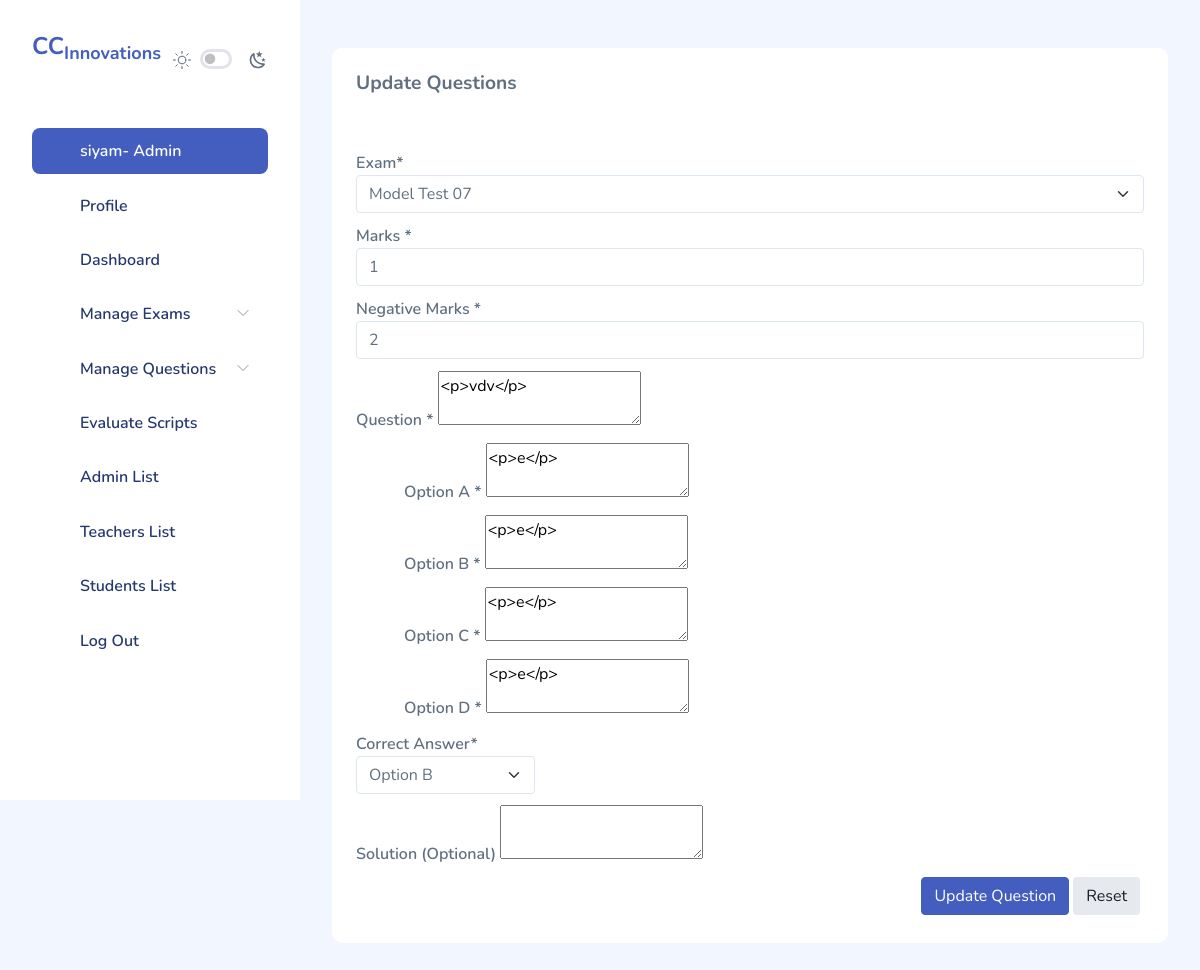
Page /Admin/add.php?Update-Questions=24 (signed in) on the committed database.
### tables this page shows
CREATE TABLE `exam` (
  `id` int(11) NOT NULL,
  `exam_name` varchar(255) DEFAULT NULL,
  `exam_id` varchar(255) DEFAULT NULL,
  `duration` varchar(255) DEFAULT NULL,
  `exam_start` varchar(255) DEFAULT NULL,
  `exam_start_time` varchar(255) DEFAULT NULL,
  `exam_end` varchar(255) DEFAULT NULL,
  `exam_end_time` varchar(255) DEFAULT NULL,
  `mcq_marks` varchar(255) DEFAULT NULL,
  `written_marks` varchar(255) DEFAULT NULL,
  `type` varchar(255) NOT NULL DEFAULT '1',
  `added_by` varchar(255) DEFAULT NULL,
  `status` int(11) NOT NULL DEFAULT 0
);

CREATE TABLE `questions` (
  `id` int(11) NOT NULL,
  `exam_id` varchar(255) DEFAULT NULL,
  `question_type` int(11) NOT NULL DEFAULT 1,
  `question` text DEFAULT NULL,
  `option_1` text DEFAULT NULL,
  `option_2` text DEFAULT NULL,
  `option_3` text DEFAULT NULL,
  `option_4` text DEFAULT NULL,
  `answer` text DEFAULT NULL,
  `mark` varchar(11) DEFAULT NULL,
  `negative_mark` varchar(11) DEFAULT NULL,
  `solution` text DEFAULT NULL,
  `added_by` varchar(255) DEFAULT NULL
);

### Admin/add.php (the view, shortened to what this page needs)
<?php
   include 'includes/dbcon.php';
?>
<!DOCTYPE html>
<html lang="en">
<head>
  <?php include 'includes/head.php'; ?>
</head>
<body>
  <?php include 'includes/nav.php'; ?>
  <div id="main">
    <?php
    if (isset($_GET['Exam'])) {
      ?>
    <div class="page-heading">
      <section id="basic-vertical-layouts">
        <div class="row match-height">
          <div class="">
            <div class="card">
              <div class="card-header">
                <h4 class="card-title">Add Exam</h4>
              </div>
              <div class="card-content">
                <div class="card-body">
                  <form action="" method="post" enctype="multipart/form-data" class="form form-vertical">
                    <div class="form-body">
                      <div class="row">
                        <div class="col-12">
                          <div class="form-group">
                            <label for="first-name-vertical">Exam Name <span>*</span></label>
                            <input type="text" id="first-name-vertical" class="form-control" name="exam_name"
                              placeholder="Exam Name" required>
                          </div>
                        </div>
                        <div class="col-4">
                          <div class="form-group">
                            <label for="first-name-vertical">Exam Type <span>*</span></label>
                            <select name="exam_type" id="" class="form-control">
                              <option value="1">Live Exam</option>
                              <option value="0">Practice Exam</option>
                            </select>
                          </div>
                        </div>
                        <div class="col-12">
                          <label for="short-description-id-vertical">Duration*</label>
                          <div class="d-flex my-2">
                            <div class="col-1">
                              <select class="form-select form-select-sm" aria-label=".form-select-sm example"
                                name="duration_hour" required>
                                <option value="">Hours</option>
                                <?php
                              for ($i=0; $i <= 12; $i++) {
                                ?>
                                <option value="<?=$i;?>"><?=$i;?></option>
                                <?php
                              }
                              ?>
                              </select> <br>
                            </div>
                            <div class="col-1 mx-2">
                              <select class="form-select form-select-sm" aria-label=".form-select-sm example"
                                name="duration_minute" required>
                                <option value="">Minutes</option>
                                <?php
                              for ($i=0; $i <= 59; $i++) {
                                ?>
                                <option value="<?=$i;?>"><?=$i;?></option>
                                <?php
                              }
                              ?>
                              </select> <br>
                            </div>
                            <div class="col-1 mx-2">
                              <select class="form-select form-select-sm" aria-label=".form-select-sm example"
                                name="duration_seconds" required>
                                <option value="">Seconds</option>
                                <?php
                              for ($i=0; $i <= 59; $i++) {
                                ?>
                                <option value="<?=$i;?>"><?=$i;?></option>
                                <?php
                              }
                              ?>
                              </select> <br>
                            </div>
                          </div>
                          <label for="first-name-vertical">Exam Start Date And Time <span>*</span></label>
                          <div style="display:flex" class="my-1">
                            <div class="col-2">
                              <div class="form-group">
                                <label for="first-name-vertical">Date <span>*</span></label>
                                <input type="date" id="first-name-vertical" class="form-control" name="start_date"
                                  placeholder="Exam Name" required>
                              </div>
                            </div>
                            <div class="mx-2 col-2">
                              <div class="form-group">
                                <label for="first-name-vertical">Time <span>*</span></label>
                                <input type="time" id="first-name-vertical" class="form-control" name="start_time"
                                  placeholder="Exam Name" required>
                              </div>
                            </div>
                          </div>
                          <label for="first-name-vertical">Exam End Date And Time <span>*</span></label>
                          <div style="display:flex" class="my-1">
                            <div class="col-2">
                              <div class="form-group">
                                <label for="first-name-vertical">Date <span>*</span></label>
                                <input type="date" id="first-name-vertical" class="form-control" name="end_date"
                                  placeholder="Exam Name" required>
                              </div>
                            </div>
                            <div class="mx-2 col-2">
                              <div class="form-group">
                                <label for="first-name-vertical">Time <span>*</span></label>
                                <input type="time" id="first-name-vertical" class="form-control" name="end_time"
                                  placeholder="Exam Name" required>
                              </div>
                            </div>
                          </div>
                          <div class="form-group">
                            <label for="first-name-vertical">MCQ Marks <span>*</span></label>
                            <input type="text" id="first-name-vertical" class="form-control" name="mcq_marks"
                              placeholder="MCQ Marks" required>
                          </div>
                          <div class="form-group">
                            <label for="first-name-vertical">Written Marks <span>*</span></label>
                            <input type="text" id="first-name-vertical" class="form-control" name="written_marks"
                              placeholder="Written Marks" required>
                          </div>
                        </div>
                        <div class="col-12 d-flex justify-content-end">
                          <button type="submit" name="submitExamBtn" class="btn btn-primary me-1 mb-1">Submit</button>
                          <button type="reset" class="btn btn-light-secondary me-1 mb-1">Reset</button>
                        </div>
                      </div>
                    </div>
                  </form>
                </div>
              </div>
            </div>
          </div>
        </div>
    </div>
    <?php
    }elseif(isset($_GET['Update-Questions'])){
      $question_id = $_GET['Update-Questions'];
      ?>
    <div class="page-heading">
      <section id="basic-vertical-layouts">
        <div class="row match-height">
          <div class="">
            <div class="card">
              <div class="card-header">
                <h4 class="card-title">Update Questions</h4>
              </div>
              <?php
              $search = mysqli_query($con,"SELECT * FROM questions WHERE id='$question_id'");
              if(mysqli_num_rows($search) > 0){
                $result=mysqli_fetch_array($search);
                $question_exam_id = $result['exam_id'];
                ?>
              <div class="card-content">
                <div class="card-body">
                  <form class="form form-vertical" action="" method="POST" enctype="multipart/form-data">
                    <div class="form-body">
                      <div class="row">
                        <div class="form-group col-12">
                          <label for="">Exam*</label>
                          <select class="form-select" aria-label=".form-select-sm example" name="exam_id">
                            <?php
                             $searchExamName = mysqli_query($con,"SELECT * FROM exam WHERE exam_id='$question_exam_id'");
                             if(mysqli_num_rows($searchExamName) > 0){
                              $examNameResult = mysqli_fetch_array($searchExamName);
                              ?>
                            <option value="<?=$examNameResult['exam_id'];?>" selected>
                              <?=$examNameResult['exam_name'];?></option>
                            <?php
                             }
                            ?>
                          </select>
                        </div>
                        <div class="form-group">
                          <label for="first-name-vertical">Marks <span>*</span></label>
                          <input type="text" id="first-name-vertical" class="form-control" name="marks"
                            placeholder="Ex: 1" value="<?=$result['mark']?>" required>
                        </div>
                        <div class="form-group">
                          <label for="first-name-vertical">Negative Marks <span>*</span></label>
                          <input type="text" id="first-name-vertical" class="form-control" name="negative_marks"
                            placeholder="Ex: 0.25" value="<?=$result['negative_mark']?>" required>
                        </div>
                        <div class="col-12">
                          <div class="form-group">
                            <label for="question">Question <span>*</span></label>
                            <textarea name="question" id="editor"><?=$result['question']?></textarea>
                          </div>
                        </div>
                        <div class="col-11 mx-5">
                          <div class="form-group">
                            <label for="option_1">Option A <span>*</span></label>
                            <textarea name="option_1" id="option_1"><?=$result['option_1']?></textarea>
                          </div>
                        </div>
                        <div class="col-11 mx-5">
                          <div class="form-group">
                            <label for="editor">Option B <span>*</span></label>
                            <textarea name="option_2" id="option_2"><?=$result['option_2']?></textarea>
                          </div>
                        </div>
                        <div class="col-11 mx-5">
                          <div class="form-group">
                            <label for="editor">Option C <span>*</span></label>
                            <textarea name="option_3" id="option_3"><?=$result['option_3']?></textarea>
                          </div>
                        </div>
                        <div class="col-11 mx-5">
                          <div class="form-group">
                            <label for="editor">Option D <span>*</span></label>
                            <textarea name="option_4" id="option_4"><?=$result['option_4']?></textarea>
                          </div>
                        </div>
                        <div class="form-group col-3">
                          <label for="">Correct Answer*</label>
                          <select class="form-select" aria-label=".form-select-sm example" name="answer" required>
                            <?php
                            if($result['answer'] == 1){
                              ?>
                            <option value="1" selected>Option A</option>
                            <option value="2">Option B</option>
                            <option value="3">Option C</option>
                            <option value="4">Option D</option>
                            <?php
                            }elseif($result['answer'] == 2){
                              ?>
                            <option value="2" selected>Option B</option>
                            <?php
                            }
                            ?>
                          </select>
                        </div>
                        <div class="col-12">
                          <div class="form-group">
                            <label for="question">Solution <span>(Optional)</span></label>
                            <textarea name="solution" id="solution"><?=$result['solution']?></textarea>
                          </div>
                        </div>
                        <div class="col-12 d-flex justify-content-end">
                          <button type="submit" name="updateQuestion" class="btn btn-primary me-1 mb-1">Update
                            Question</button>
                          <button type="reset" class="btn btn-light-secondary me-1 mb-1">Reset</button>
                        </div>
                      </div>
                    </div>
                  </form>
                </div>
              </div>
              <?php
              }
              ?>
            </div>
          </div>
        </div>
    </div>
    <?php
    } ?>
  </div>
  </div>
</body>
</html>

### rows in the picture
exam: exam_id "Model Test 07"
questions: marks "1", negative_marks "2", question "<p>vdv</p>", option_1 "<p>e</p>", option_2 "<p>e</p>", option_3 "<p>e</p>", option_4 "<p>e</p>", answer "Option B"

### other values in the picture
$_SESSION['username'] "siyam"
